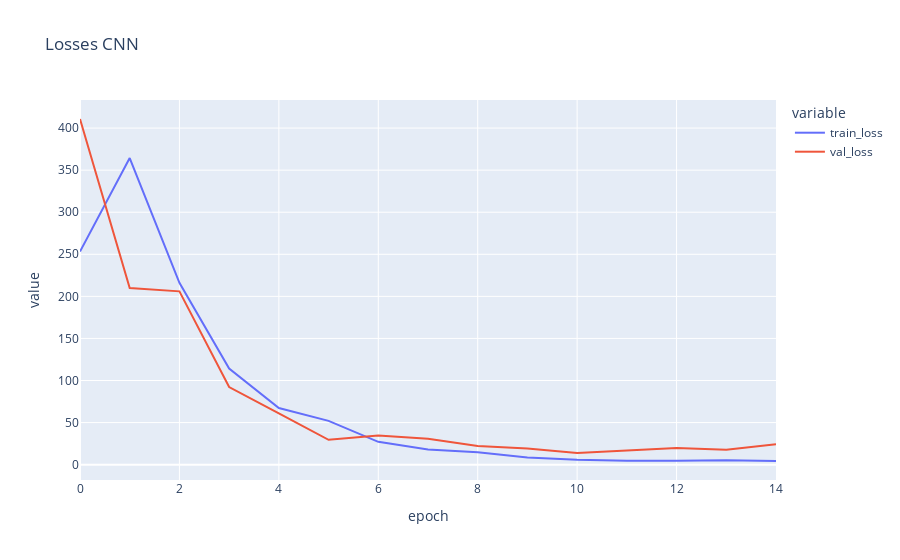

Notebook code cell kept with this figure:
### Code cell
# Initialize the CNN model, loss function, and optimizer
cnn_model = CNN(num_channels, num_classes, out_channels=32, measurements=2986, features=13)
optimizer_cnn = optim.Adam(cnn_model.parameters(), lr=0.0001)

cnn_train_losses, cnn_val_losses, cnn_avg_losses = train_model(
    X_train, y_train, X_test, y_test, cnn_model, criterion, optimizer_cnn, 
    num_epochs=15, batch_size=batch_size, verbose=False
)

plot_losses(cnn_avg_losses, cnn_val_losses, "CNN")

### Figure 1 — Plotly figure (JSON) as saved in the notebook; plotly's stock layout.template omitted (floating-point values rounded to 4 significant figures)
{"data": [{"hovertemplate": "variable=train_loss<br>epoch=%{x}<br>value=%{y}<extra></extra>", "legendgroup": "train_loss", "line": {"color": "#636efa", "dash": "solid"}, "marker": {"symbol": "circle"}, "mode": "lines", "name": "train_loss", "orientation": "v", "showlegend": true, "type": "scatter", "x": [0, 1, 2, 3, 4, 5, 6, 7, 8, 9, 10, 11, 12, 13, 14], "xaxis": "x", "y": [253.3, 364.3, 216.0, 114.2, 67.2, 52.03, 27.1, 18.14, 14.64, 8.367, 5.728, 4.659, 4.482, 5.254, 4.32], "yaxis": "y"}, {"hovertemplate": "variable=val_loss<br>epoch=%{x}<br>value=%{y}<extra></extra>", "legendgroup": "val_loss", "line": {"color": "#EF553B", "dash": "solid"}, "marker": {"symbol": "circle"}, "mode": "lines", "name": "val_loss", "orientation": "v", "showlegend": true, "type": "scatter", "x": [0, 1, 2, 3, 4, 5, 6, 7, 8, 9, 10, 11, 12, 13, 14], "xaxis": "x", "y": [410.8, 210.0, 205.9, 92.26, 60.83, 29.56, 34.73, 30.73, 22.08, 19.08, 13.91, 16.6, 19.84, 17.61, 24.33], "yaxis": "y"}], "layout": {"legend": {"title": {"text": "variable"}, "tracegroupgap": 0}, "title": {"text": "Losses CNN"}, "xaxis": {"anchor": "y", "domain": [0, 1], "title": {"text": "epoch"}}, "yaxis": {"anchor": "x", "domain": [0, 1], "title": {"text": "value"}}}}
